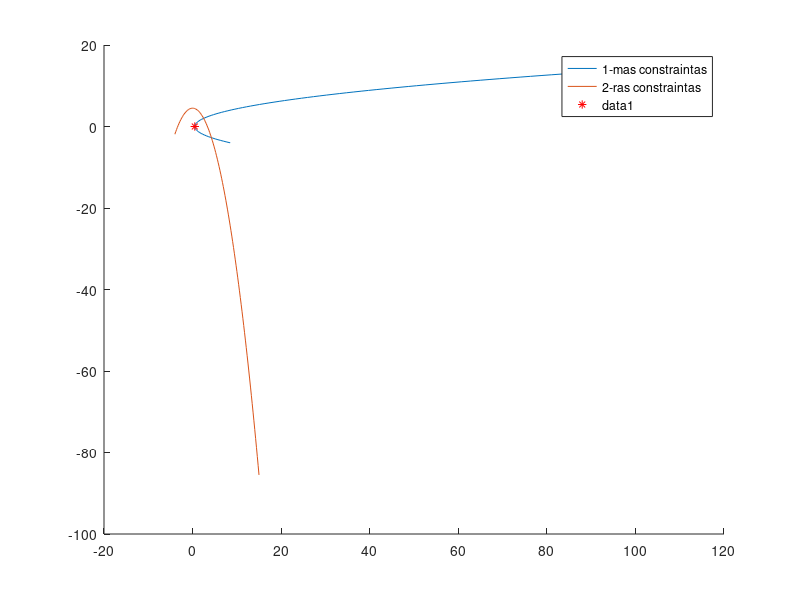

Reproduce this figure in MATLAB. (Note: this script raises an error after producing the figure.)
clear all;
close all;

x = linspace(-4, 15);

% plotting boundaries
% Y1 = sqrt(2.*x - 1);
Y2 = (9 - 0.8*(x.^2)) ./ 2;

figure
hold on
plot((x.^2 + 1) / 2, x); % pirmas constraint
plot(x, Y2);

legend('1-mas constraintas', '2-ras constraintas');
% Find a feasible direction of descent for:
% f(x,y) = (x-3)^2 + (y-3)^2
% g1(x,y) = 2*x - (y)^2   - 1        >= 0
% g2(x,y) = 9 - 0.8 * (x)^2 - 2*y >= 0
% Is pradziu aktyvus yra tik g1, tai ji ir naudosim
% starting point X0 = [0.5,0]
% 
% Find x that minimizes f = -1t + 0d1 + 0d2
%
% subject to
% 1t - 10d1 + 2d2 <= 0
% 1t - 2d1 + 8d2 <= 0
% -1 <= d1 <= 1; -1 <= d2 <= 1.
% 

% startying point
X = [0.5, 0];
plot(X(1), X(2), 'r*');

EPS = 1e-8;
STEP = 0.01;

[gradFX, gradFY] = grad_f(X);
[gradGX, gradGY] = grad_g1(X);
quiver(X(1), X(2), gradFX, gradFY, 'g');
quiver(X(1), X(2), gradGX, gradGY, 'b');

% Move right until some boundary is hit

%
for i = 1:20
    f = [-1; 0; 0];
    % Ziurim kuris constrainas yra active
    
    % Tariam, kad jau esam boundary
    
    % Veinoto modifikacija!!!
    [gfx, gfy] = grad_f(X);
    [ggx1, ggy1] = grad_g1(X);
    [ggx2, ggy2] = grad_g2(X);
    
    g1_eval = g1(X);
    g2_eval = g2(X);
    
    A =  [1 gfx  gfy; 
          1 -ggx1 -ggy1; 
          1 -ggx2 -ggy2];
    b = [0; g1_eval; g2_eval];
    
    lb = [-1; -1; -1];
    ub = [1000; 1; 1];

    [x,fval,exitflag,output,lambda] = linprog(f,A,b,[],[],lb,ub);
    %quiver(X(1), X(2), x(2), x(3), 'black');
    oldPnt = X;
    for j=1:10000
        % Check constraints
        D(1) = X(1) + (STEP) * x(2);
        D(2) = X(2) + (STEP) * x(3);

        if(g1(D) < -0.0 || g2(D) < -0.0) 
            fprintf('Breaking @ %d - iter\n', j);
            break;
        end
        X = D;
    end
    plot([oldPnt(1), X(1)], [oldPnt(2) , X(2)], '-O');
end

zz = (X(1) - 3)^2 + (X(2) - 3)^2
